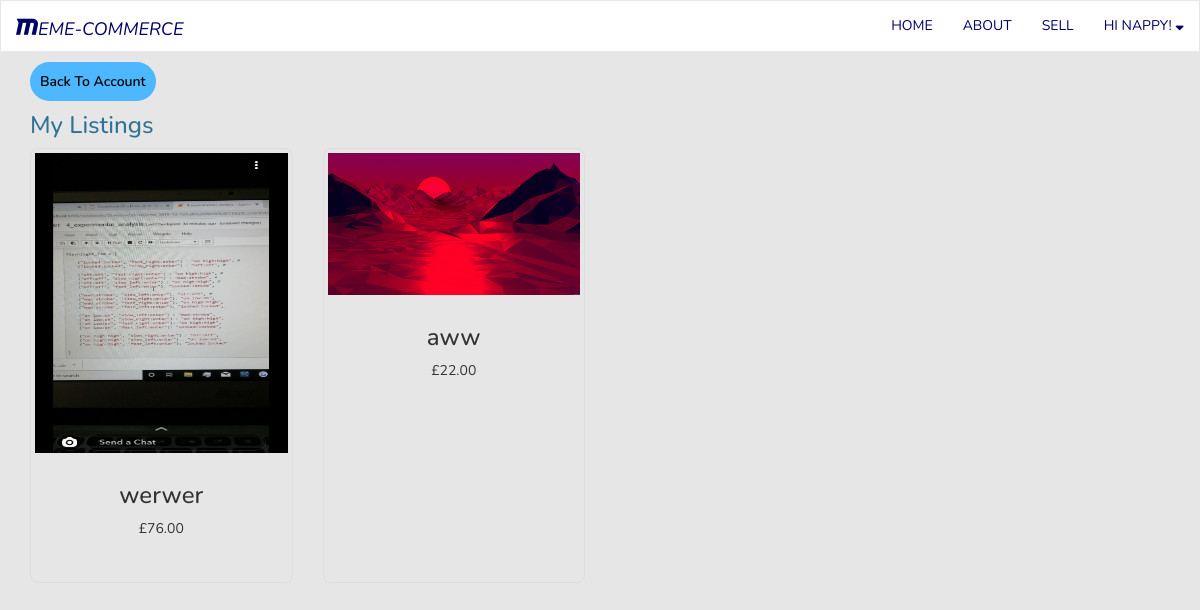
Screenshot of /memecommerce/account/listings/ (signed in) with the database file from the repository.
### memecommerce/models.py (models this page shows, shortened)
class Meme(models.Model):
    meme_id = models.UUIDField(primary_key=True, default=uuid.uuid4, editable=False)
    author = models.ForeignKey(User, on_delete=models.CASCADE, null=True)
    title = models.CharField(max_length=32)
    price = models.DecimalField(max_digits=6, decimal_places=2, default=0)
    image = models.ImageField(upload_to="memes/")
    description = models.TextField(max_length=2048, null=True, blank=True)
    purchased = models.BooleanField(default=False)
    created = models.IntegerField(null=True)

### memecommerce/views.py (the view)
# urls.py: path('account/listings/', views.myListings, name='myListings'),
@login_required
def myListings(request):
    context_dict = {}
    user = request.user
    listed_memes = list(filter(lambda meme: meme.author == user, Meme.objects.all()))
    context_dict['user'], context_dict['listed_memes'] = user, listed_memes
    if request.method == "POST":
        listings_form = UserProfileForm(request.POST, instance=request.user)
        return render(request, 'memecommerce/myListings.html', context_dict)
    return render(request, 'memecommerce/myListings.html', context_dict)

### templates/memecommerce/myListings.html (shortened to what this page needs)
{% extends 'memecommerce/base.html' %}
{% load static %}
{% block body_block %}
	<div class="container">
	<a class ="button" href="{% url 'memecommerce:account' %}">Back To Account</a>
	<form method="POST">
	  <div class="row display-flex">
		<h3 class="container">My Listings</h3>
		{% if listed_memes %}
			{% for meme in listed_memes %}
				<div class="col-sm-3 col-xs-12">
					<div class="thumbnail">
						<a href="{% url 'memecommerce:viewMeme' meme_id=meme.meme_id %}">
							<img src="{{ meme.image.url }}" alt="{{ meme.title }}">
						</a>
						<div class="caption">
							<h3>{{ meme.title }}</h3>
							<p>£{{ meme.price }}</p>
						</div>
					</div>
				</div>
			{% endfor %}
		{% else %}
			<h3>You have no listed memes</h3>
		{% endif %}
	  </div>
    </form>
</div>
{% endblock %}

### templates/memecommerce/base.html (shortened to what this page needs)
<!DOCTYPE html>
{% load static %}
<link rel="stylesheet" type="text/css" href="{% static 'style.css' %}">
<html>
	<head lang="en"s>
	  <link rel="stylesheet" href="https://maxcdn.bootstrapcdn.com/bootstrap/3.4.1/css/bootstrap.min.css">
	  <link rel="stylesheet" href="https://use.fontawesome.com/releases/v5.15.3/css/all.css">
	  <div>
		<nav class="navbar navbar-expand-md navbar-default">
			<div class="container-fluid">
				<div class="navbar-header">
					<a class="navbar-brand" style="font-style:italic" href= "{% url 'memecommerce:home' %}"><i style="font-size:22px" class="fab fa-maxcdn"></i>eme-Commerce</a>
				</div>
				<ul class="nav navbar-nav navbar-right">
					<li class="nav-item"><a class="nav-link" href="{% url 'memecommerce:home' %}">Home</a></li>
					<li class="nav-item"><a class="nav-link" href="{% url 'memecommerce:about' %}">About</a></li>
					{% if user.is_authenticated %}
                        <li class="nav-item"><a class="nav-link" href="{% url 'memecommerce:sellMeme' %}">Sell</a></li>
						<li class="nav-item dropdown">
							<a class="nav-link dropdown-toggle" href="#" id="navbarDropdown" role="button" data-toggle="dropdown" aria-haspopup="true" aria-expanded="false">
							  Hi {{ user.username }}! <i class="fas fa-sort-down"></i>
							</a>
						 </li>
                    {% else %}
                        <li class="nav-item"><a class="nav-link" href="{% url 'memecommerce:login' %}">Login</a></li>
                    {% endif %}
				</ul>
			</div>
		</nav>
	   </div>
	</head>
	<body>
		<div>
			{% block body_block %}
			{% endblock %}
		</div>
	</body>
</html>

### static/style.css (style rules this page uses)
body { background-color: #E6E6E6 !important; font-family: 'Nunito', sans-serif !important; color: #317395 !important; }
img { max-width: 100%; max-height: 100%; }
.container-fluid { background-color: white !important; }
.nav-link { color: #000066 !important; padding: 1em 1.5em; text-decoration: none; font-family: 'Nunito', sans-serif; text-transform: uppercase; }
.navbar-brand { color: #000066 !important; padding: 1em 1.5em; text-decoration: none; font-family: 'Nunito', sans-serif; text-transform: uppercase; }
.row.display-flex { display: flex; flex-wrap: wrap; }
.thumbnail { background-color: #E6E6E6 !important; border-radius: 8px !important; height: 100%; }
.thumbnail img { max-height:300px; width:100%; max-width:300px; }
.caption { text-align:center; }
.button { background-color: #4db8ff; border: none; color: black; font-weight: 600; border-radius: 30px; padding: 10px; text-align:center; min-width: 100px; }

### rows the page displays
Meme: image (picture), title "werwer", price "76.00"
Meme: image (picture), title "aww", price "22.00"

### other values shown
{{ user.username }} "NAPPY"
